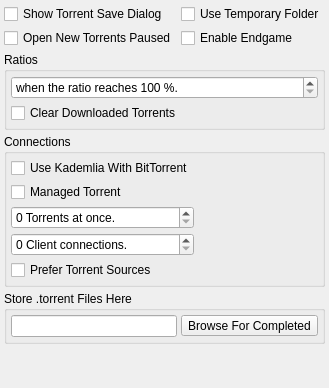
             <widget class="QWidget" name="pageBitTorrent">
              <layout class="QGridLayout" name="gridLayout_20">
               <property name="margin">
                <number>4</number>
               </property>
               <property name="spacing">
                <number>4</number>
               </property>
               <item row="0" column="0">
                <widget class="QCheckBox" name="checkBoxTorrentSaveDialog">
                 <property name="text">
                  <string>Show Torrent Save Dialog</string>
                 </property>
                </widget>
               </item>
               <item row="1" column="0">
                <widget class="QCheckBox" name="checkBoxTorrentsStartPaused">
                 <property name="text">
                  <string>Open New Torrents Paused</string>
                 </property>
                </widget>
               </item>
               <item row="8" column="0" colspan="2">
                <widget class="QGroupBox" name="groupBox_9">
                 <property name="title">
                  <string>Connections</string>
                 </property>
                 <layout class="QGridLayout" name="gridLayout_21">
                  <property name="margin">
                   <number>4</number>
                  </property>
                  <property name="spacing">
                   <number>4</number>
                  </property>
                  <item row="4" column="1">
                   <widget class="QSpinBox" name="spinBoxTorrentsSimultaneous">
                    <property name="suffix">
                     <string> Torrents at once.</string>
                    </property>
                   </widget>
                  </item>
                  <item row="6" column="1" colspan="2">
                   <widget class="QCheckBox" name="checkBoxTorrentsPreferTorrent">
                    <property name="text">
                     <string>Prefer Torrent Sources</string>
                    </property>
                   </widget>
                  </item>
                  <item row="0" column="1">
                   <widget class="QCheckBox" name="checkBoxTorrentsUseKademlia">
                    <property name="text">
                     <string>Use Kademlia With BitTorrent</string>
                    </property>
                   </widget>
                  </item>
                  <item row="5" column="1">
                   <widget class="QSpinBox" name="spinBoxTorrentsClientConnections">
                    <property name="suffix">
                     <string> Client connections.</string>
                    </property>
                   </widget>
                  </item>
                  <item row="1" column="1">
                   <widget class="QCheckBox" name="checkBoxManagedTorrent">
                    <property name="text">
                     <string>Managed Torrent</string>
                    </property>
                   </widget>
                  </item>
                 </layout>
                </widget>
               </item>
               <item row="9" column="0" colspan="2">
                <widget class="QGroupBox" name="groupBox_10">
                 <property name="title">
                  <string>Store .torrent Files Here</string>
                 </property>
                 <layout class="QHBoxLayout" name="horizontalLayout_5">
                  <property name="spacing">
                   <number>4</number>
                  </property>
                  <property name="margin">
                   <number>4</number>
                  </property>
                  <item>
                   <widget class="QLineEdit" name="lineEditTorrentFolder"/>
                  </item>
                  <item>
                   <widget class="QToolButton" name="toolButtonTorrentBrowse">
                    <property name="text">
                     <string>Browse For Completed</string>
                    </property>
                    <property name="icon">
                     <iconset resource="../Resource.qrc">
                      <normaloff>:/Resource/Library/BrowseFolder.png</normaloff>:/Resource/Library/BrowseFolder.png</iconset>
                    </property>
                    <property name="iconSize">
                     <size>
                      <width>24</width>
                      <height>24</height>
                     </size>
                    </property>
                   </widget>
                  </item>
                 </layout>
                </widget>
               </item>
               <item row="10" column="0">
                <spacer name="verticalSpacer_21">
                 <property name="orientation">
                  <enum>Qt::Vertical</enum>
                 </property>
                 <property name="sizeHint" stdset="0">
                  <size>
                   <width>20</width>
                   <height>40</height>
                  </size>
                 </property>
                </spacer>
               </item>
               <item row="5" column="0" colspan="2">
                <widget class="QGroupBox" name="groupBox_8">
                 <property name="title">
                  <string>Ratios</string>
                 </property>
                 <layout class="QVBoxLayout" name="verticalLayout_36">
                  <property name="spacing">
                   <number>4</number>
                  </property>
                  <property name="margin">
                   <number>4</number>
                  </property>
                  <item>
                   <widget class="QSpinBox" name="spinBoxTorrentsRatioClear">
                    <property name="suffix">
                     <string> %.</string>
                    </property>
                    <property name="prefix">
                     <string>when the ratio reaches </string>
                    </property>
                    <property name="minimum">
                     <number>100</number>
                    </property>
                    <property name="maximum">
                     <number>300</number>
                    </property>
                   </widget>
                  </item>
                  <item>
                   <widget class="QCheckBox" name="checkBoxTorrentsClearDownloaded">
                    <property name="text">
                     <string>Clear Downloaded Torrents</string>
                    </property>
                   </widget>
                  </item>
                 </layout>
                </widget>
               </item>
               <item row="0" column="1">
                <widget class="QCheckBox" name="checkBoxTorrentsUseTemp">
                 <property name="text">
                  <string>Use Temporary Folder</string>
                 </property>
                </widget>
               </item>
               <item row="1" column="1">
                <widget class="QCheckBox" name="checkBoxTorrentsEndgame">
                 <property name="text">
                  <string>Enable Endgame</string>
                 </property>
                </widget>
               </item>
              </layout>
             </widget>
